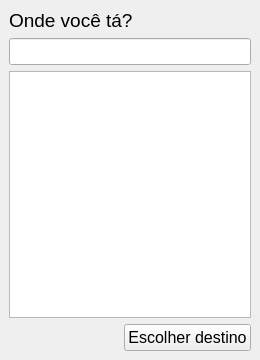
<?xml version="1.0" encoding="UTF-8"?>
<ui version="4.0">
 <class>MainWindow</class>
 <widget class="QMainWindow" name="MainWindow">
  <property name="windowModality">
   <enum>Qt::ApplicationModal</enum>
  </property>
  <property name="geometry">
   <rect>
    <x>0</x>
    <y>0</y>
    <width>260</width>
    <height>360</height>
   </rect>
  </property>
  <property name="minimumSize">
   <size>
    <width>260</width>
    <height>360</height>
   </size>
  </property>
  <property name="maximumSize">
   <size>
    <width>260</width>
    <height>360</height>
   </size>
  </property>
  <property name="windowTitle">
   <string>Gorpa NextBus</string>
  </property>
  <widget class="QWidget" name="centralwidget">
   <layout class="QVBoxLayout" name="verticalLayout">
    <item>
     <widget class="QLabel" name="label">
      <property name="font">
       <font>
        <pointsize>14</pointsize>
       </font>
      </property>
      <property name="text">
       <string>Onde você tá?</string>
      </property>
     </widget>
    </item>
    <item>
     <widget class="QLineEdit" name="lineEdit">
      <property name="font">
       <font>
        <pointsize>12</pointsize>
       </font>
      </property>
     </widget>
    </item>
    <item>
     <widget class="QListWidget" name="listWidget">
      <property name="font">
       <font>
        <pointsize>12</pointsize>
       </font>
      </property>
     </widget>
    </item>
    <item>
     <layout class="QHBoxLayout" name="horizontalLayout">
      <item>
       <spacer name="horizontalSpacer">
        <property name="orientation">
         <enum>Qt::Horizontal</enum>
        </property>
        <property name="sizeHint" stdset="0">
         <size>
          <width>40</width>
          <height>20</height>
         </size>
        </property>
       </spacer>
      </item>
      <item>
       <widget class="QPushButton" name="pushButton">
        <property name="font">
         <font>
          <pointsize>12</pointsize>
         </font>
        </property>
        <property name="text">
         <string>Escolher destino</string>
        </property>
       </widget>
      </item>
     </layout>
    </item>
   </layout>
  </widget>
 </widget>
 <resources/>
 <connections/>
</ui>
